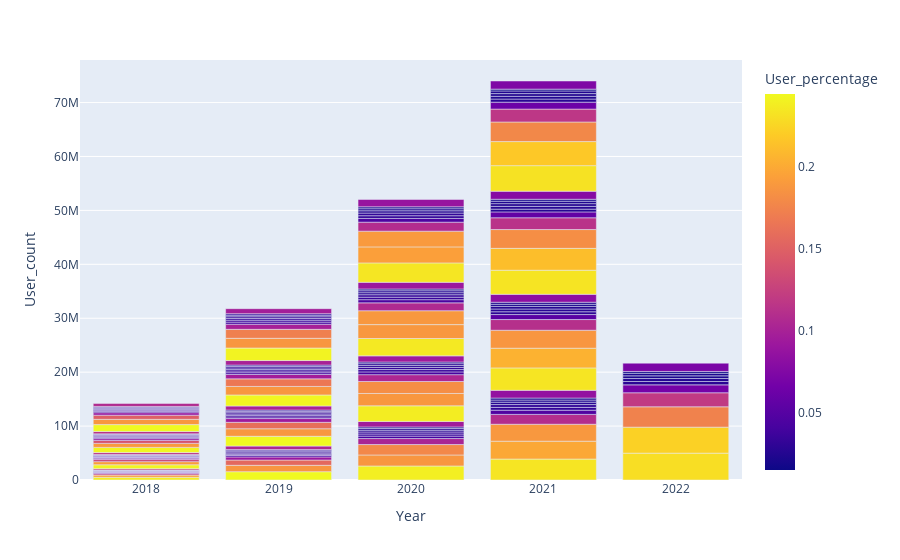

Notebook cell for this chart:
### Code cell
fig = px.bar(ex4, x='Year', y='User_count',color = 'User_percentage')
fig.show()

### Figure 1 — Plotly figure (JSON) as saved in the notebook; plotly's stock layout.template omitted (floating-point values rounded to 4 significant figures; data arrays with more than 128 entries replaced by an {"elided": "..."} marker saying what was removed)
{"data": [{"alignmentgroup": "True", "hovertemplate": "Year=%{x}<br>User_count=%{y}<br>User_percentage=%{marker.color}<extra></extra>", "legendgroup": "", "marker": {"color": {"elided": "187 float values"}, "coloraxis": "coloraxis", "pattern": {"shape": ""}}, "name": "", "offsetgroup": "", "orientation": "v", "showlegend": false, "textposition": "auto", "type": "bar", "x": {"elided": "187 int values"}, "xaxis": "x", "y": {"elided": "187 int values"}, "yaxis": "y"}], "layout": {"barmode": "relative", "coloraxis": {"colorbar": {"title": {"text": "User_percentage"}}, "colorscale": [[0, "#0d0887"], [0.1111, "#46039f"], [0.2222, "#7201a8"], [0.3333, "#9c179e"], [0.4444, "#bd3786"], [0.5556, "#d8576b"], [0.6667, "#ed7953"], [0.7778, "#fb9f3a"], [0.8889, "#fdca26"], [1, "#f0f921"]]}, "legend": {"tracegroupgap": 0}, "margin": {"t": 60}, "xaxis": {"anchor": "y", "domain": [0, 1], "title": {"text": "Year"}}, "yaxis": {"anchor": "x", "domain": [0, 1], "title": {"text": "User_count"}}}}
